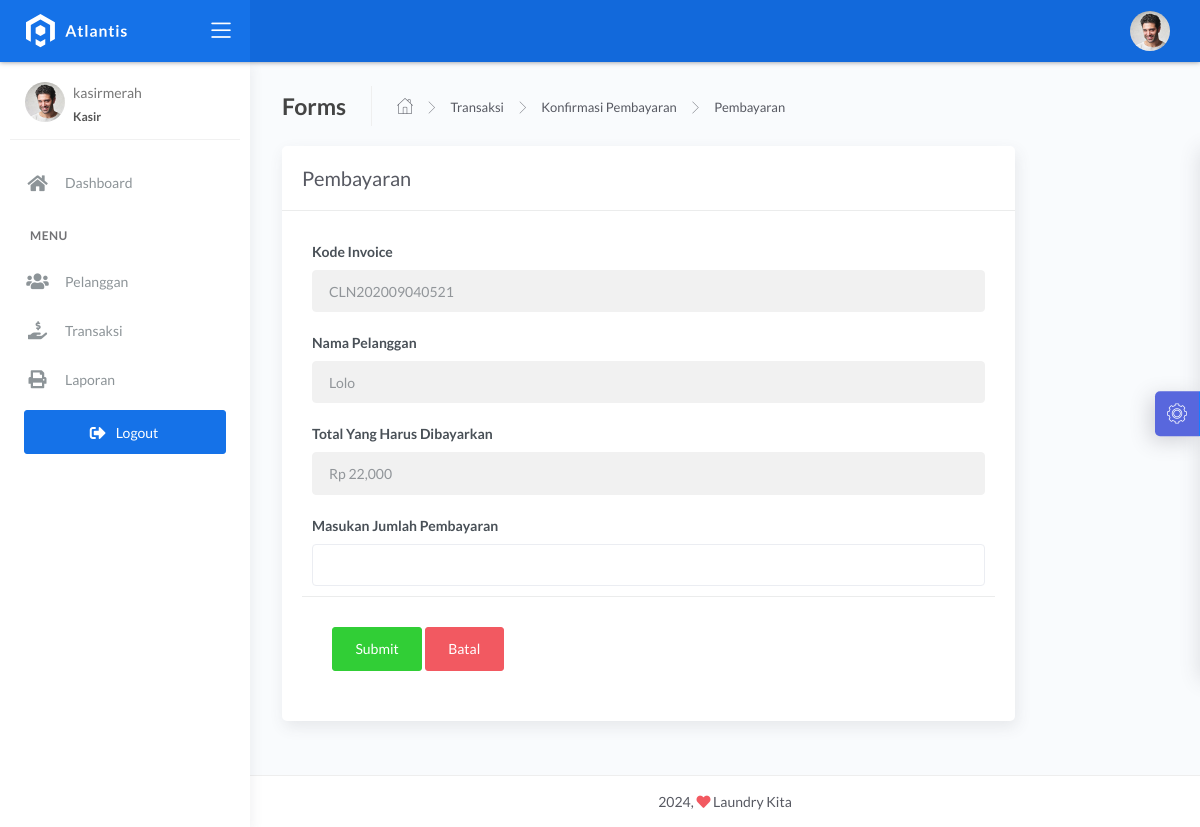
/kasir/bayar.php?id=40 (signed in), run on the app's committed database.
### tables this page shows
CREATE TABLE `transaksi` (
  `id_transaksi` int(11) NOT NULL,
  `outlet_id` int(11) DEFAULT NULL,
  `kode_invoice` varchar(228) DEFAULT NULL,
  `id_pelanggan` int(11) DEFAULT NULL,
  `tgl` datetime DEFAULT NULL,
  `batas_waktu` datetime DEFAULT NULL,
  `tgl_pembayaran` datetime DEFAULT NULL,
  `biaya_tambahan` int(11) DEFAULT NULL,
  `diskon` double DEFAULT NULL,
  `pajak` int(11) DEFAULT NULL,
  `status` enum('baru','proses','selesai','diambil') DEFAULT NULL,
  `status_bayar` enum('dibayar','belum') DEFAULT NULL,
  `id_user` int(11) DEFAULT NULL
);

CREATE TABLE `pelanggan` (
  `id_pelanggan` int(11) NOT NULL,
  `nama_pelanggan` varchar(228) NOT NULL,
  `alamat_pelanggan` text NOT NULL,
  `jenis_kelamin` enum('L','P') NOT NULL,
  `telp_pelanggan` varchar(15) NOT NULL,
  `no_ktp` varchar(30) NOT NULL
);

CREATE TABLE `detail_transaksi` (
  `id_detail` int(11) NOT NULL,
  `id_transaksi` int(11) NOT NULL,
  `id_paket` int(11) NOT NULL,
  `qty` double NOT NULL,
  `total_harga` double NOT NULL,
  `keterangan` text NOT NULL,
  `total_bayar` int(11) NOT NULL
);

### kasir/bayar.php (the view, shortened to what this page needs)
<?php
$title = 'Pembayaran';
require 'koneksi.php';
$query = mysqli_query($conn, "SELECT transaksi.*, pelanggan.nama_pelanggan, detail_transaksi.total_harga FROM transaksi INNER JOIN pelanggan ON pelanggan.id_pelanggan = transaksi.id_pelanggan INNER JOIN detail_transaksi ON detail_transaksi.id_transaksi = transaksi.id_transaksi WHERE transaksi.id_transaksi = " . $_GET['id']);
$data = mysqli_fetch_assoc($query);
require 'header.php';
?>
<div class="content">
    <div class="page-inner">
        <div class="page-header">
            <h4 class="page-title">Forms</h4>
            <ul class="breadcrumbs">
                <li class="nav-home">
                    <a href="index.php">
                        <i class="flaticon-home"></i>
                    </a>
                </li>
                <li class="separator">
                    <i class="flaticon-right-arrow"></i>
                </li>
                <li class="nav-item">
                    <a href="transaksi.php">Transaksi</a>
                </li>
                <li class="separator">
                    <i class="flaticon-right-arrow"></i>
                </li>
                <li class="nav-item">
                    <a href="konfirmasi.php">Konfirmasi Pembayaran</a>
                </li>
                <li class="separator">
                    <i class="flaticon-right-arrow"></i>
                </li>
                <li class="nav-item">
                    <a href="#"><?= $title; ?></a>
                </li>
            </ul>
        </div>
        <div class="row">
            <div class="col-md-10">
                <div class="card">
                    <div class="card-header">
                        <div class="card-title"><?= $title; ?></div>
                    </div>
                    <form action="bayar.php?id=<?= $data['id_transaksi']; ?>" id="form-submit" method="POST">
                        <div class="card-body">
                            <div class="form-group">
                                <label for="largeInput">Kode Invoice</label>
                                <input type="text" name="kode_invoice" class="form-control form-control" id="defaultInput" value="<?= $data['kode_invoice']; ?>" readonly>
                            </div>
                            <div class="form-group">
                                <label for="largeInput">Nama Pelanggan</label>
                                <input type="text" name="nama_pelanggan" class="form-control form-control" id="defaultInput" value="<?= $data['nama_pelanggan']; ?>" readonly>
                            </div>
                            <div class="form-group">
                                <label for="largeInput">Total Yang Harus Dibayarkan</label>
                                <input type="text" name="total_harga" class="form-control form-control" id="defaultInput" value="<?= 'Rp ' . number_format($data['total_harga']); ?>" readonly>
                            </div>
                            <div class="form-group">
                                <label for="largeInput">Masukan Jumlah Pembayaran</label>
                                <input type="number" name="total_bayar" id="total_bayar" class="form-control form-control" id="defaultInput" value="">
                            </div>
                            <div class="card-action">
                                <button type="submit" name="btn-simpan" class="btn btn-success">Submit</button>
                                <a href="javascript:void(0)" onclick="window.history.back();" class="btn btn-danger">Batal</a>
                            </div>
                    </form>
                </div>
            </div>
        </div>
    </div>
</div>
<?php require 'footer.php'; ?>

### data on the page
transaksi: kode_invoice "CLN202009040521", nama_pelanggan "Lolo", total_harga "Rp 22,000"

### other printed values
$_SESSION['username'] "kasirmerah"
$title "Pembayaran"
